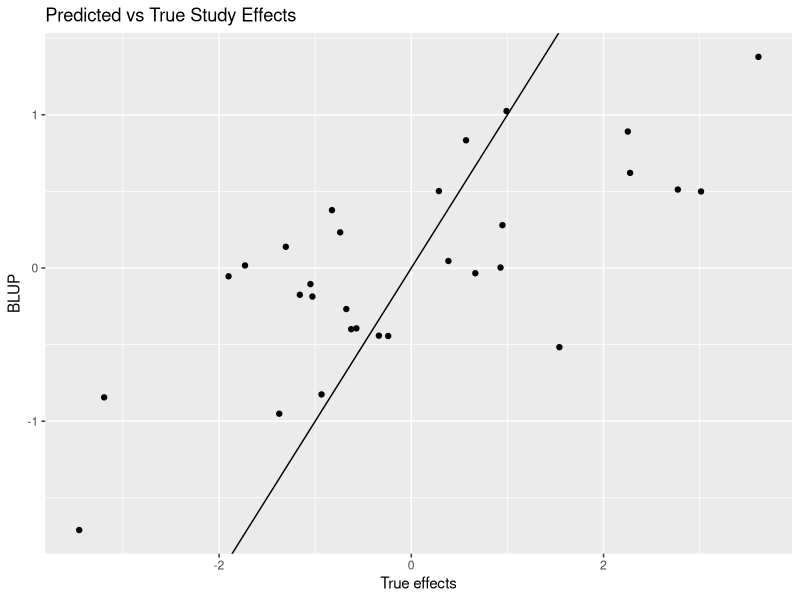
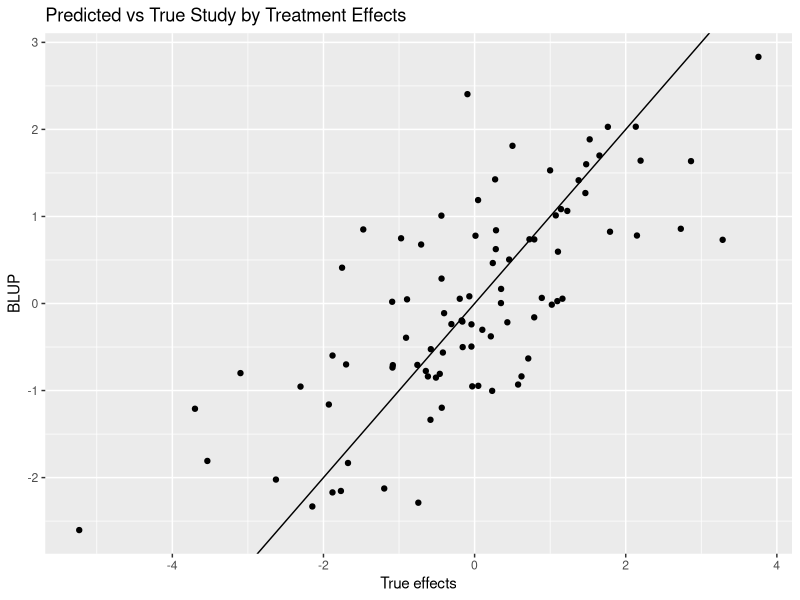

The R source for these figures, in order: (Note: this script raises an error after producing the figures.)
## ---- chunk 1
rm(list=ls())
knitr::opts_chunk$set(echo = TRUE,root.dir="C:/Users/Robert J. Tempelman/OneDrive - Michigan State University/Tempelman/Meta_analysis/Simulation")
library(tidyverse,ggplot2)
set.seed(100)  # set seed for reproducibility.
nStudy = 30  # Number of studies
ntrt = 3    # Number of treatments 
ncows =sample(seq(ntrt*4,ntrt*10,ntrt),nStudy,replace=TRUE)  # simulated different number of replicated squares per Study
# set default directory
## ---- chunk 2
##### THE FOLLOWING JUST SIMULATES SOME DATA BASED ON THE FOLLOWING SPECIFICATIONS   #####
##########################################################################################################
######################## BEGINNING OF SIMULATION #########################################################
##########################################################################################################


sigmae = 2  # residual (within cow) variance
sigmacow = 8  # between-cow variance
sigmastudy = 5  # between-study variance
sigmastudytrt = 3  # study by trt interaction variance

sigmaperiod = 2 # variance between periods although typically considered as fixed.

overallmean = 30
trteffects = c(-1,0,+1)  # effects relative to overall mean
trtlabels = toupper(letters[1:ntrt])
if (length(trteffects) != ntrt) stop ("need to change the number of treatment effects to match ntrt")
periodeffects = rnorm(sd=sqrt(sigmaperiod),nStudy*ntrt)
StudyPeriod = split(periodeffects, ceiling(seq_along(periodeffects)/ntrt))

Studyeffects = rnorm(sd=sqrt(sigmastudy),nStudy)  # simulated study effects
studytrtint = vector(mode="list",length= nStudy)  # simulated study x treatment effects
for (Study in 1:nStudy){
  studytrtint[[Study]]=rnorm(sd = sqrt(sigmastudytrt),ntrt)
}


# for a balanced multiple Latin square design, ncows has to be a multiple of number of treatments

setuplatin =vector(mode="list",length=ntrt)
base = 1:ntrt
for(i in 1:ntrt){
  setuplatin[[i]]=(base+ntrt+1+i)%%ntrt+1
}  # setup for a single Latin square

Study_data <- vector(mode="list",length=nStudy)  # we'll first save the data in this list, separate study for each element
Study = 1

for (Study in 1:nStudy) {
  Trt_number = rep(unlist(setuplatin),ncows[Study]/ntrt)
  Effect_Trt = trteffects[Trt_number]
  Period = rep(1:3,ncows[Study])
  Effect_Period = StudyPeriod[[Study]][Period]
  Trt = toupper(letters[Trt_number]) # get trt label assignments for each record
  Cow = rep(1:ncows[Study],each=ntrt)  # and cow labels for each record
  Cow_effects = rnorm(sd=sqrt(sigmacow),ncows[Study])
  Effect_Cow = Cow_effects[Cow]
  Trt_Study_effects =  studytrtint[[Study]][Trt_number] # and the trt*study effects
  residuals = rnorm(sd = sqrt(sigmae),ntrt*ncows[Study]) # and finally the residuals
  FCM = round(overallmean + Effect_Trt + Effect_Period  + Effect_Cow + Studyeffects[Study] + Trt_Study_effects + residuals,2)  # generate the record and round to 2nd decimal
  Study_data[[Study]] = data.frame(Study,Trt,Cow,Period,FCM)  #store it.
}  

overallcrossoverdata = bind_rows(Study_data)  # the entire data set
cols = c("Study","Trt","Cow","Period")
overallcrossoverdata[cols] <- lapply(overallcrossoverdata [cols], factor)
str(overallcrossoverdata)
write_csv(overallcrossoverdata,"overallcrossoverdata.csv")

# save the true study by treatment effects for later.
study_trt = unlist(studytrtint)
Study_Trtlabels = expand.grid(trtlabels,1:nStudy)
Study_Trtlabels = paste0(Study_Trtlabels$Var1,':',Study_Trtlabels$Var2)
study_trt = data.frame(Study_Trtlabels,study_trt)

##########################################################################################################
######################## END OF SIMULATION ###############################################################
##########################################################################################################

## ---- chunk 3
library(lme4)  # mixed model procedure in R.
# NOTE THIS MODEL PERFECTLY MATCHES THE MODEL GENERATION PROCESS
## of course, we really never know the true model!
overallcrossover_analysis = lmer(FCM~Trt+ (1|Period:Study) + (1|Cow:Study) + (1|Study/Trt),data=overallcrossoverdata)  # Fit Trt as Fixed, Study and Study*Trt as random
# Cows and Periods are nested within Study.  If Period represents a physiological stage (i.e. all cows start at roughly the same DIM), then treat as fixed.
# Might also fit Treatment by Period then as well.
summary(overallcrossover_analysis)
# fairly precise estimates of variance components....if you were able to analyze all of the data jointly.

library(emmeans)
emm_options(pbkrtest.limit = nrow(overallcrossoverdata)) 
lsmeans_Trt= emmeans(overallcrossover_analysis,"Trt")  
# so if this is taking too long, just set the emm_options(pbkrtest.limit = 500) or some reasonably low number 
(overallcrossover_means = summary(lsmeans_Trt))
(effectsize_IPD = pairs(lsmeans_Trt))  # overall effect sizes
## ---- chunk 4

## THE FOLLOWING IS NOT REALLY IMPORTANT...JUST A QUALITY CONTROL CHECK
##Plot Estimated(Predicted) Study Effects versus True Study Effects
# Estimated ("Predicted") Study Effects
BLUP_Studyeffects = coef(overallcrossover_analysis)$Study[,1]-mean(coef(overallcrossover_analysis)$Study[,1])  # need to subtract the mean to express relative to zero
trt = data.frame(Studyeffects,BLUP_Studyeffects)
# Plot Estimated ("Predicted") Study Effects vs True Study Effects
ggplot(data=trt,aes(x=Studyeffects ,y=BLUP_Studyeffects)) + geom_point() + geom_abline(intercept=0,slope=1) +
  ggtitle("Predicted vs True Study Effects") +
  xlab("True effects") + 
  ylab("BLUP")

## THE FOLLOWING IS NOT REALLY IMPORTANT...JUST A QUALITY CONTROL CHECK
# Let's do the same thing for the study by treatment effects
#Estimated study by treatment effects 
BLUP_study_trt = coef(overallcrossover_analysis)$`Trt:Study`[,1]-mean(coef(overallcrossover_analysis)$`Trt:Study`[,1]) # need to subtract the mean to express relative to zero
BLUP_study_trt = data.frame(rownames(coef(overallcrossover_analysis)$`Trt:Study`),BLUP_study_trt)
colnames(BLUP_study_trt) = c("Study_Trtlabels","BLUP_study_trt")
study_trt = study_trt %>%
  left_join(BLUP_study_trt,by=c("Study_Trtlabels"))
# Plot Estimated ("Predicted") Study by Treatment Effects vs True Study by Treatment Effects
ggplot(study_trt,aes(x=study_trt ,y=BLUP_study_trt)) + geom_point() + geom_abline(intercept=0,slope=1) +
  ggtitle("Predicted vs True Study by Treatment Effects") +
  xlab("True effects") + 
  ylab("BLUP")
## ---- chunk 5
# Let's conduct a separate mixed model analysis for each Study
# just like what we would anticipate for a meta-analysis
# Need to write some functions in order to do so

# need to create a separate function for model
# You could throw Trt*Period in there..maybe even consider Period as random
separate_model = function(df) {
  lmer(FCM~Trt+Period+(1|Cow),data=df)
}

# function to save the mean trt difference for each Study
contrast = function(model) {
  lsmeans_Trt= emmeans(model,"Trt")
  effectsize = pairs(lsmeans_Trt)
  effectsize = as.data.frame(summary(effectsize))
  return(effectsize)
}

# function to save the trt means for each Study
lsmeans = function(model) {
  lsmeans_Trt= emmeans(model,"Trt")
  means = summary(lsmeans_Trt)
  return(means)
}

#function to retrieve study-specific variance components
varcomps = function(model){
  varcomp = as.numeric(formatVC(VarCorr(model),comp="Variance")[,3])
  VClabel = (formatVC(VarCorr(model),comp="Variance")[,1])
  varcomp = data.frame(VClabel,varcomp) %>%
    pivot_wider(names_from=VClabel,values_from = varcomp)
  return(varcomp)
}



## ---- chunk 6
Study1_analysis = lmer(FCM~Trt+Period+(1|Cow),data=filter(overallcrossoverdata,Study==1))
joint_tests(Study1_analysis)
summary(Study1_analysis)
varcomps(Study1_analysis)
lsmeans(Study1_analysis)
contrast(Study1_analysis)

## ---- chunk 7
# Let's save the contrasts (i.e. pairwise comparisons) from each study
Study_specific_contrasts = overallcrossoverdata %>%
  group_by(Study) %>%
  nest() %>%
  mutate(model = map(data,separate_model)) %>%
  mutate(effectsize = map(model,contrast)) %>%
  mutate(nrec = as.numeric(map(data,nrow))) %>% 
  unnest(effectsize)    %>%
  dplyr::select(-c(data,model)) %>%
  mutate(weight = (1/SE)^2) %>%  # What i use in the mixed model
  mutate(sampvar = SE^2)         # What the r package metafor needs

head(Study_specific_contrasts)
## ---- chunk 8

(AB_contrast = filter(Study_specific_contrasts,contrast=="A - B"))
# The following analysis is rather common (and typically wrong!!!)
# COMMON EFFECTS MODEL 

#CE1
weighted.mean(AB_contrast$estimate,AB_contrast$weight)
(stderr = (sum(AB_contrast$weight))^(-1/2))
cat ("compare with analyses on individual data",sep="\n")
effectsize_IPD

# could go through the same exercise for the other comparisons as well.
#(AC_contrast = filter(Study_specific_contrasts,contrast=="A - C"))
#(BC_contrast = filter(Study_specific_contrasts,contrast=="B - C"))

#CE2
# # COMMON EFFECTS MODEL can also be conducted using a linear model
# glmmTMB is used because it allows one to fix the residual variance to 1 (just a "trick" to allow proper weightings by 1/SE^2 which already reflect residual var!)
library(glmmTMB)
# overall mean model
FMAvsB_1 <- glmmTMB(estimate ~ 1 ,
                weights = weight,
                family = gaussian,
                REML=TRUE,
                data = AB_contrast,
                start = list(betad = log(1)),  # fix residual variance = 1
                map = list(betad = factor(NA))
)
summary(FMAvsB_1)
# again gives the same wrong answer as above
cat ("compare with analyses on individual data",sep="\n")
effectsize_IPD

#CE3
# Finally, onecan use metafor to get the same result:
library(metafor)
(res_EE_AvsB = rma.uni(yi=estimate,vi=sampvar,data=AB_contrast,method="EE"))  # fixed study effects
forest(res_EE_AvsB)
## ---- chunk 9
# an analysis that properly reflects heterogeneity between studies.
library(glmmTMB)
# random effects model
RM_1AvsB_1 <- glmmTMB(estimate ~ 1 + (1|Study),  # Study really involves both Study and Study*Treatment 
                weights = weight,
                family = gaussian,
                REML=TRUE,
                data = AB_contrast,
                start = list(betad = log(1)),  # fix residual variance = 1
                map = list(betad = factor(NA))
)
summary(RM_1AvsB_1)  
cat ("compare with analyses on individual data",sep="\n")
effectsize_IPD
# compare this to the analysis using the raw data...point estimate is ok; standard error is a little off.

#using metafor
(res_REMLAvsB_1 = rma.uni(yi=estimate,vi=sampvar,data=AB_contrast,method="REML"))  # fixed study effects
# reminder as to what the corresponding estimate/se was from analyzing the raw data
cat ("compare with analyses on individual data",sep="\n")
effectsize_IPD


## ---- chunk 10

RM_mvcontrast <- glmmTMB(estimate ~ contrast -1 + (1|Study/contrast),   # models the effect of study and study*contrast
                 weights = weight,
                 family = gaussian,
                 REML=TRUE,
                 data = Study_specific_contrasts,
                 start = list(betad = log(1)),  # fix residual variance = 1
                 map = list(betad = factor(NA))
)
summary(RM_mvcontrast)

cat ("compare with analyses on individual data .  Almost matches perfectly!!",sep="\n")
effectsize_IPD

## ---- chunk 11

foundationcontrast <- glmmTMB(estimate ~ contrast -1 + (1|Study/contrast),   # models the effect of study and study*contrast
                 weights = weight,
                 family = gaussian,
                 REML=TRUE,
                 data = filter(Study_specific_contrasts,contrast != 'A - B'),
                 start = list(betad = log(1)),  # fix residual variance = 1
                 map = list(betad = factor(NA))
)
summary(foundationcontrast)
lsmeans_foundationcontrast= emmeans(foundationcontrast,"contrast")
(summary(lsmeans_foundationcontrast))
pairs(lsmeans_foundationcontrast)
cat ("compare with analyses on individual data",sep="\n")
effectsize_IPD

## ---- chunk 12
#lets save the study specific means

Study_specific_means = overallcrossoverdata %>%
  group_by(Study) %>%
  nest() %>%
  mutate(model = map(data,separate_model)) %>%
  mutate(lsmeans = map(model,lsmeans)) %>%
  mutate(nrec = as.numeric(map(data,nrow))) %>% 
  unnest(lsmeans)    %>%
  dplyr::select(-c(data,model)) %>%
  mutate(weight = (1/SE)^2) %>%     # these are not quite right!!
  mutate(sampvar = SE^2)          # these are not quite right!!
# but let's try them anyways

head(Study_specific_means)
## ---- chunk 13
#  Let's use the suboptimal weights anyways

RM_mv_subopt <- glmmTMB(emmean ~ Trt   + (1|Study/Trt),  # 
                 weights = weight,
                 family = gaussian,
                 REML=TRUE,
                 data = Study_specific_means,
                 start = list(betad = log(1)),  # fix residual variance = 1
                 map = list(betad = factor(NA))
)
summary(RM_mv_subopt)
lsmeans_RM_mv_subopt= emmeans(RM_mv_subopt,"Trt")
(summary(lsmeans_RM_mv_subopt))
pairs(lsmeans_RM_mv_subopt)
# not too far off from what we had with raw data analysis (?)
effectsize_IPD  

## ---- chunk 14
Study_specific_var = overallcrossoverdata %>%
  group_by(Study) %>%
  nest() %>%
  mutate(model = map(data,separate_model)) %>%
  mutate(varcomp = map(model,varcomps))   %>%
  unnest(varcomp) %>%
  dplyr::select(-c(data,model)) 

boxplot(Study_specific_var[,-1] )
## ---- chunk 15
#Let's look at the relationship between SEM, SED, and the variance components


SE_compare =  Study_specific_means %>%
    group_by(Study) %>%
    summarize(SEM = mean(SE))  %>%
    full_join(distinct(Study_specific_contrasts,SE),by="Study") %>%
    group_by(Study,SEM) %>%
    summarize(SED=mean(SE)) %>%
    full_join(Study_specific_var,by="Study") %>%
    mutate(SEM_altered = SED/sqrt(2)) %>%
    mutate(SEM_ratio = SEM/SEM_altered) %>%
    mutate(sd_ratio = sqrt((Cow+Residual)/Residual)) %>%
    mutate(weight_altered = (1/SEM_altered)^2) %>%   
    mutate(sampvar_altered = SEM_altered^2)    %>%
    mutate(weight_old = (1/SEM)^2) %>%  
    mutate(sampvar_old= SEM^2)  
head(SE_compare)
## ---- chunk 16
ggplot(SE_compare, aes(x=weight_old, y=weight_altered)) + 
  geom_point() 

## ---- chunk 17
SED_basic  = SE_compare %>%
  dplyr::select(c(Study,SEM,SED))
Study_specific_means2= Study_specific_means%>%
  full_join(SED_basic,by="Study")%>%
  mutate(SEM_altered = SED/sqrt(2)) %>%
  mutate(weight_altered = (1/SEM_altered)^2) %>%  
  mutate(sampvar_altered = SEM_altered^2)  

RM_mv2arm <- glmmTMB(emmean ~ Trt   + (1|Study/Trt),   
                 weights = weight_altered,
                 family = gaussian,
                 REML=TRUE,
                 data = Study_specific_means2,
                 start = list(betad = log(1)),  # fix residual variance = 1
                 map = list(betad = factor(NA))
)
summary(RM_mv2arm)
lsmeans_Trt_mv2arm= emmeans(RM_mv2arm,"Trt")
( summary(lsmeans_Trt_mv2arm))
pairs(lsmeans_Trt_mv2arm)
cat ("compare with analyses on individual data",sep="\n")
effectsize_IPD
## ---- chunk 18
trtchoose = vector(mode="list",length= nStudy)  # 

for (Study in 1:nStudy) {
  #trtchoose[[Study]] = toupper(letters[sample(1:ntrt,(ntrt-1))])
  trtchoose[[Study]] = sample(1:ntrt,(ntrt-1))
  }
Trt=unlist(trtchoose)
Study = rep(1:nStudy,each=(ntrt-1))
IB_design = data.frame(Study,Trt) %>%
  mutate(Trt = toupper(letters[Trt])) %>%
  mutate_all(as.factor)

xtabs(~Study+Trt,data=IB_design)

IB_Data = IB_design %>%
  left_join(overallcrossoverdata,by=c("Study","Trt"))

## ---- chunk 19

# NOTE THIS MODEL PERFECTLY MATCHES THE MODEL GENERATION PROCESS
IB_analysis = lmer(FCM~Trt+ (1|Period:Study) + (1|Cow:Study) + (1|Study/Trt),data=IB_Data)  # Fit Trt as Fixed, Study and Study*Trt as random
# Cows and Periods are nested within Study.  If Period represents a physiological stage (i.e. all cows start at roughly the same DIM), then treat as fixed.
# Might also fit Treatment by Period then as well.
summary(IB_analysis)
lsmeans_TrtIB= emmeans(IB_analysis,"Trt")  
# so if this is taking too long, just set the emm_options(pbkrtest.limit = 500) or some reasonably low number 
(IB_analysis_means = summary(lsmeans_TrtIB))
(effectsize_IB = pairs(lsmeans_TrtIB))  # overall effect sizes

## ---- chunk 20
Study_specific_contrasts_IB = IB_Data %>%
  group_by(Study) %>%
  nest() %>%
  mutate(model = map(data,separate_model)) %>%
  mutate(effectsize = map(model,contrast)) %>%
  mutate(nrec = as.numeric(map(data,nrow))) %>% 
  unnest(effectsize)    %>%
  dplyr::select(-c(data,model)) %>%
  mutate(weight = (1/SE)^2) %>%  # What i use in the mixed model
  mutate(sampvar = SE^2) %>%         # What the r package metafor needs 
  mutate(contrast = factor(contrast))
## ---- chunk 21
Study_specific_contrasts_IB_AB = filter(Study_specific_contrasts_IB,contrast == 'A - B')
 
 # random effects model
RM_1_IB <- glmmTMB(estimate ~ 1 + (1|Study),   
                weights = (1/SE)^2,
                family = gaussian,
                REML=TRUE,
                data = Study_specific_contrasts_IB_AB,
                start = list(betad = log(1)),  # fix residual variance = 1
                map = list(betad = factor(NA))
)
summary(RM_1_IB) 
## compare with analysis from using raw data

effectsize_IB
## ---- chunk 22
Study_specific_means_IB = IB_Data %>%
  group_by(Study) %>%
  nest() %>%
  mutate(model = map(data,separate_model)) %>%
  mutate(lsmeans = map(model,lsmeans)) %>%
  mutate(nrec = map(data,nrow)) %>% 
  unnest(lsmeans)    %>%
  dplyr::select(-c(data,model))

SEDuse = Study_specific_contrasts_IB %>%
  group_by(Study) %>%
  summarize(SED = mean(SE)) %>%
  mutate(SEM_alter = SED/sqrt(2)) %>%
  mutate(weight_alter = (1/SEM_alter^2)) %>%
  mutate(sampvar_alter = SEM_alter^2)

Study_specific_means_IB = Study_specific_means_IB %>%
  left_join(SEDuse,by="Study")

RM_arm_IB <- glmmTMB(emmean ~ Trt   + (1|Study/Trt),   
                 weights = weight_alter,
                 family = gaussian,
                 REML=TRUE,
                 data = Study_specific_means_IB,
                 start = list(betad = log(1)),  # fix residual variance = 1
                 map = list(betad = factor(NA))
)
summary(RM_arm_IB)
lsmeans_Trt_RM_arm_IB= emmeans(RM_arm_IB,"Trt")
( summary(lsmeans_Trt_RM_arm_IB))
pairs(lsmeans_Trt_RM_arm_IB)

# compare with analyses using raw data
effectsize_IB
